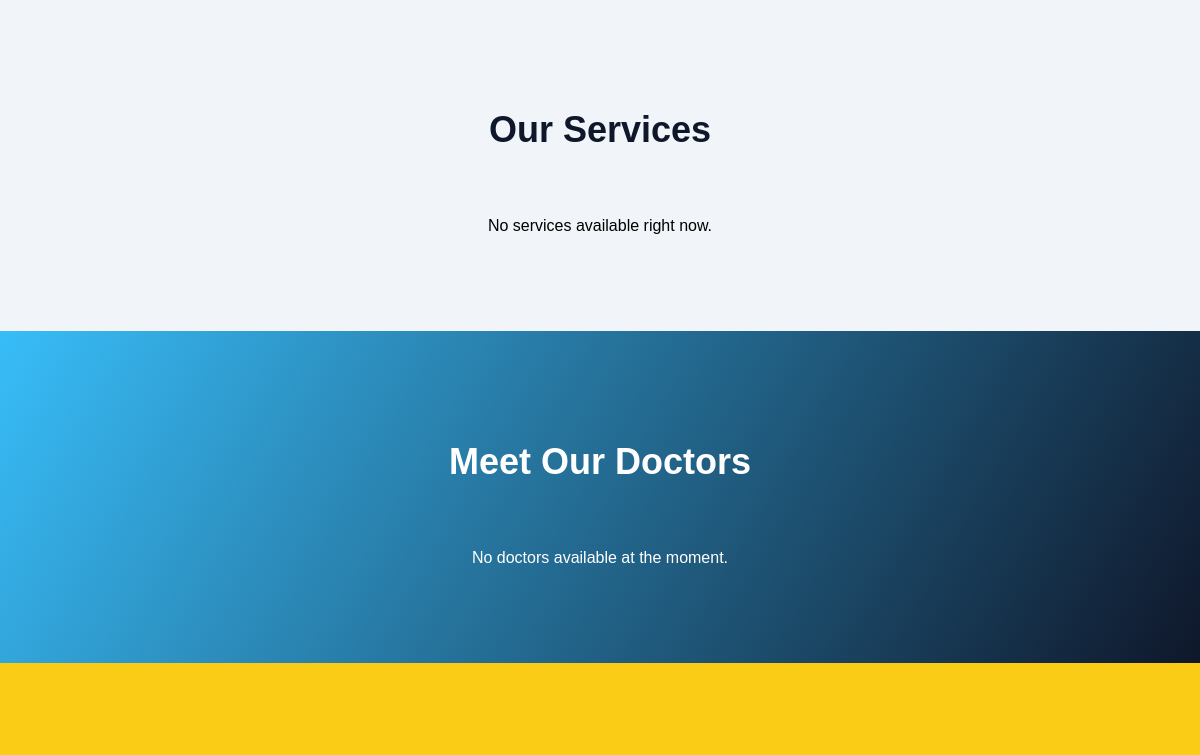
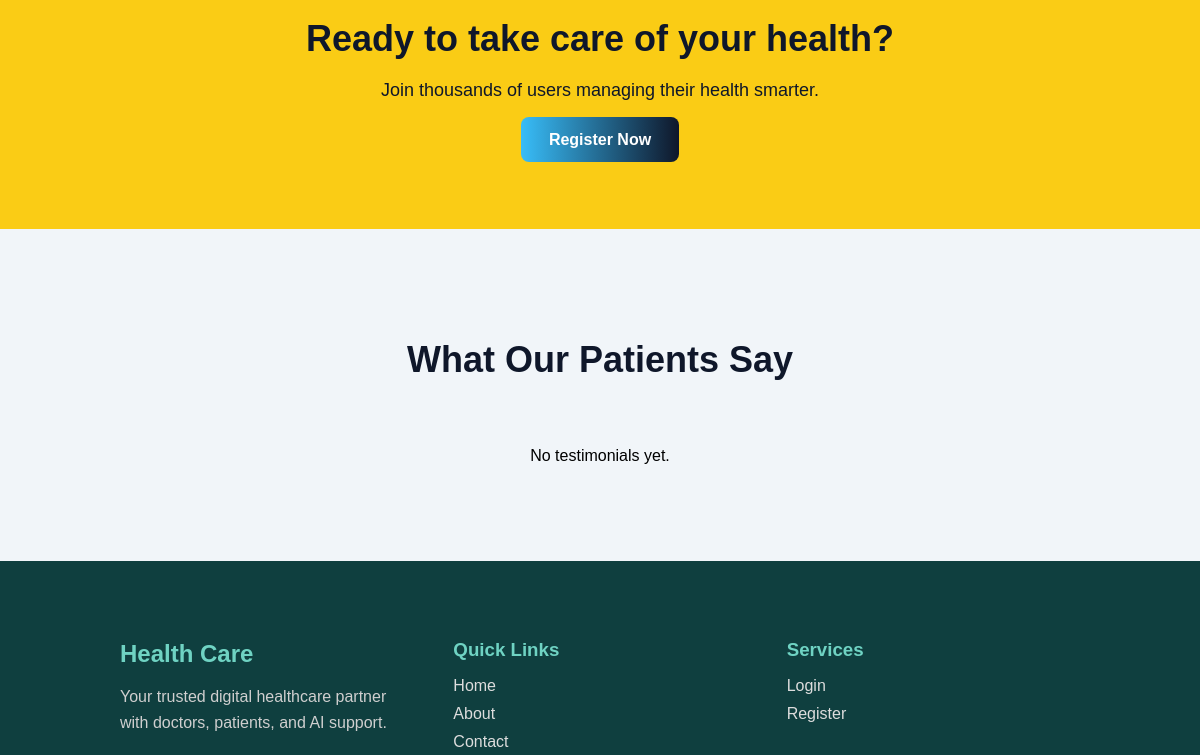
Before: / (middle part) with the older database file (2 pictures, top to bottom).
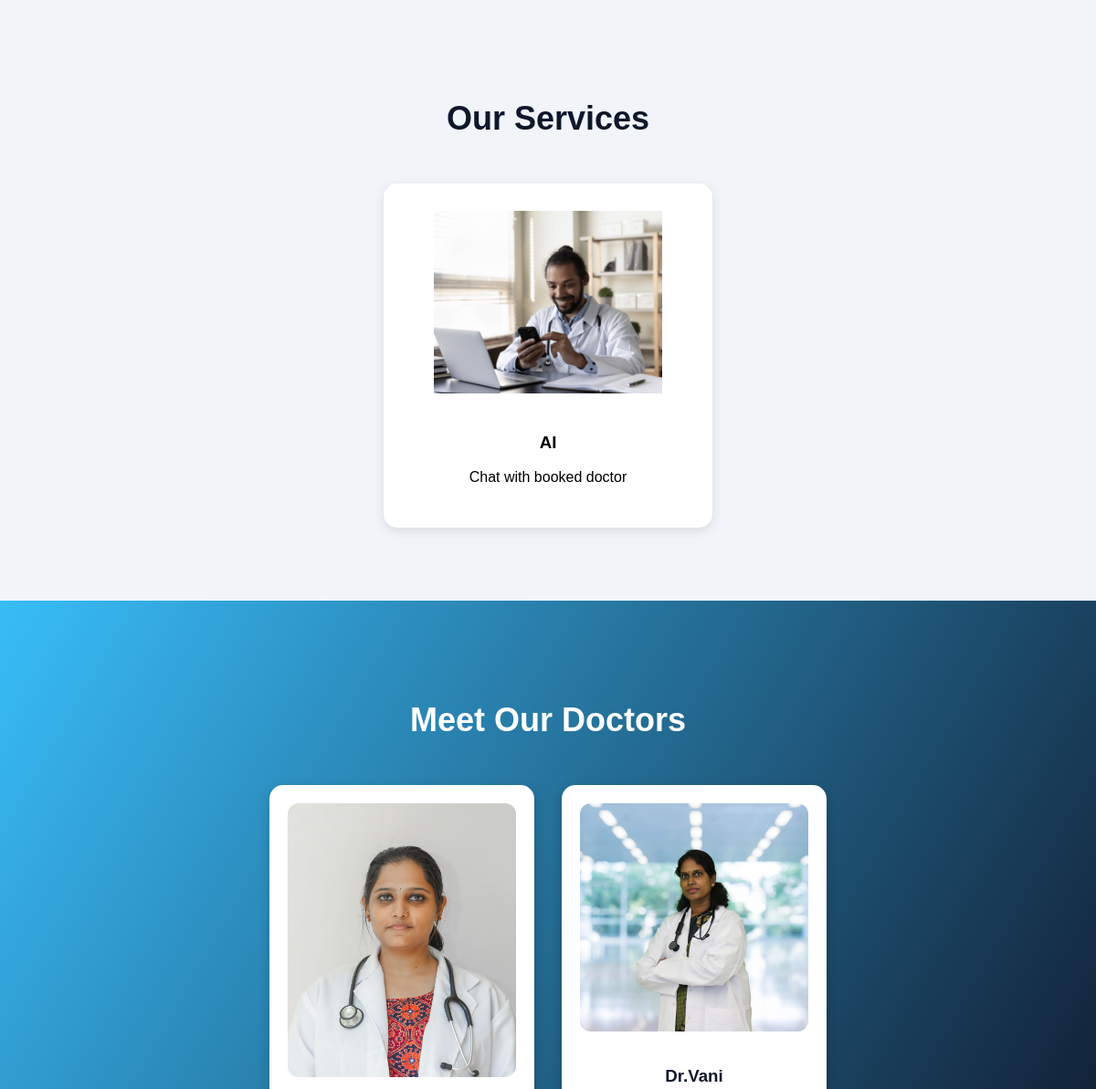
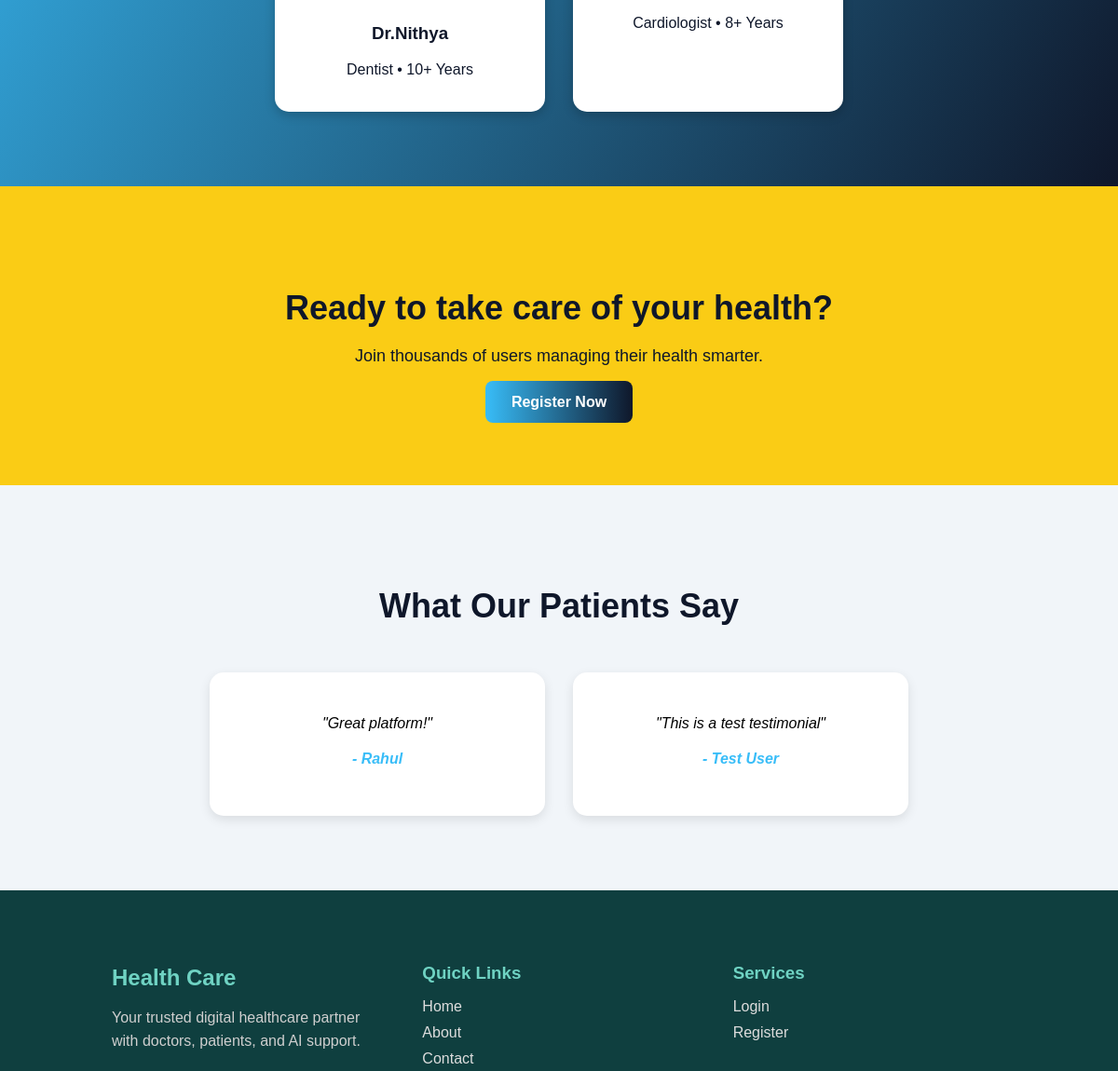
After: the same page with the newer database file (2 pictures, top to bottom).
### adminpanel/models.py (models this page shows, shortened)
class Service(models.Model):
    title = models.CharField(max_length=100)
    description = models.TextField()
    icon = models.ImageField(upload_to='services/', blank=True, null=True)
    is_active = models.BooleanField(default=True)
    created_at = models.DateTimeField(auto_now_add=True)

class Doctor(models.Model):
    name = models.CharField(max_length=100)
    specialization = models.CharField(max_length=100)
    experience = models.PositiveIntegerField()
    image = models.ImageField(upload_to='doctors/')
    is_active = models.BooleanField(default=True)

class Testimonial(models.Model):
    name = models.CharField(max_length=100)
    message = models.TextField()
    is_active = models.BooleanField(default=True)
    created_at = models.DateTimeField(auto_now_add=True)

### base/views.py (the view)
# urls.py: path('', views.home, name='home'),
def home(request):
    doctors = Doctor.objects.filter(is_active=True)
    testimonials = Testimonial.objects.filter(is_active=True)
    services = Service.objects.filter(is_active=True)
    return render(request, 'home.html', {
        'doctors': doctors,
        'testimonials': testimonials,
        'services': services
    })

### base/templates/home.html (shortened to what this page needs)
{% extends 'main.html' %}
{% load static %}
{% block css %}
<link rel="stylesheet" href="{% static 'styles/home.css' %}">
{% endblock %}
{% block content %}
<section class="services">
    <h2>Our Services</h2>
    <div class="service-cards">
        {% for s in services %}
        <div class="card">
            {% if s.icon %}
                <img src="{{ s.icon.url }}" alt="{{ s.title }}">
            {% else %}
                <img src="https://via.placeholder.com/250x200" alt="Service">
            {% endif %}
            <h3>{{ s.title }}</h3>
            <p>{{ s.description }}</p>
        </div>
        {% empty %}
        <p>No services available right now.</p>
        {% endfor %}
    </div>
</section>
<section class="doctors">
    <h2>Meet Our Doctors</h2>
    <div class="doctor-cards">
        {% for doctor in doctors %}
        <div class="doctor-card">
            <img src="{{ doctor.image.url }}">
            <h3>{{ doctor.name }}</h3>
            <p>{{ doctor.specialization }} • {{ doctor.experience }}+ Years</p>
        </div>
        {% empty %}
        <p>No doctors available at the moment.</p>
        {% endfor %}
    </div>
</section>
<section class="cta">
    <h2>Ready to take care of your health?</h2>
    <p>Join thousands of users managing their health smarter.</p>
    {% if not user.is_authenticated %}
        <a href="{% url 'register' %}" class="btn-primary">Register Now</a>
    {% endif %}
</section>
<section class="testimonials">
    <h2>What Our Patients Say</h2>
    <div class="testimonial-cards">
        {% for t in testimonials %}
        <div class="testimonial-card">
            <p>"{{ t.message }}"</p>
            <h4>- {{ t.name }}</h4>
        </div>
        {% empty %}
        <p>No testimonials yet.</p>
        {% endfor %}
    </div>
</section>
{% endblock %}

### templates/main.html (shortened to what this page needs)
{% load static %}
<!DOCTYPE html>
<html lang="en">
<head>
    <link rel="stylesheet" href="{% static 'styles/nav.css' %}">
    <link rel="stylesheet" href="{% static 'styles/footer.css' %}">
    {% block css %}{% endblock %}
</head>
<body>
    {% block content %}
    {% endblock %}
     {% include 'footer.html' %}
</body>
</html>

### templates/footer.html (shortened to what this page needs)
{% load static %}
<footer class="site-footer">
    <div class="footer-container">
        <div class="footer-brand">
            <h2>Health Care</h2>
            <p>Your trusted digital healthcare partner with doctors, patients, and AI support.</p>
        </div>
        <div class="footer-links">
            <h3>Quick Links</h3>
            <ul>
                <li><a href="{% url 'home' %}">Home</a></li>
                <li><a href="{% url 'about' %}">About</a></li>
                <li><a href="{% url 'contact' %}">Contact</a></li>
            </ul>
        </div>
        <div class="footer-links">
            <h3>Services</h3>
            <ul>
                {% if user.is_authenticated %}
                    <li><a href="#">Doctor</a></li>
                    <li><a href="#">Patient</a></li>
                    <li><a href="#">AI Chat</a></li>
                {% else %}
                    <li><a href="{% url 'login_' %}">Login</a></li>
                    <li><a href="{% url 'register' %}">Register</a></li>
                {% endif %}
            </ul>
        </div>
    </div>
</footer>

### static/styles/nav.css (style rules this page uses)
:root { --primary:#0f172a; --secondary:#38bdf8; --accent:#facc15; --highlight:#22c55e; --bg:#f1f5f9; --text:#ffffff; }
body { margin:0; font-family:'Poppins',sans-serif; background:var(--bg); }

### static/styles/footer.css (style rules this page uses)
.site-footer { background:#0f3f3f; color:#fff; padding:60px 0 20px; }
.footer-container { max-width:1200px; margin:auto; padding:0 10%; display:grid; grid-template-columns:repeat(auto-fit,minmax(220px,1fr)); gap:40px; }
.footer-brand h2 { color:#6fd3c3; margin-bottom:15px; }
.footer-brand p { color:#cfcfcf; line-height:1.6; }
.footer-links h3, .footer-contact h3 { margin-bottom:15px; color:#6fd3c3; }
.footer-links ul { list-style:none; padding:0; }
.footer-links ul li { margin-bottom:10px; }
.footer-links ul li a { color:#ddd; text-decoration:none; transition:.3s; }

### static/styles/home.css (style rules this page uses)
.btn-primary { background: linear-gradient(90deg,#38bdf8,#0f172a); color:white; padding:14px 28px; border:none; border-radius:8px; text-decoration:none; font-weight:600; transition:0.3s; }
.services { padding:80px 20px; background: var(--bg); text-align:center; }
.services h2 { font-size:36px; margin-bottom:50px; color:var(--primary); }
.service-cards { display:flex; justify-content:center; gap:30px; flex-wrap:wrap; }
.service-cards .card { background:white; padding:30px; border-radius:15px; width:300px; box-shadow:0 4px 12px rgba(0,0,0,0.1); transition:0.3s; }
.service-cards .card img { width:250px; height: 200px; margin-bottom:20px; }
.doctors { padding:80px 20px; background: linear-gradient(120deg, #38bdf8, #0f172a); color:white; text-align:center; }
.doctors h2 { font-size:36px; margin-bottom:50px; }
.doctor-cards { display:flex; justify-content:center; gap:30px; flex-wrap:wrap; }
.doctor-card { background:white; color:#0f172a; padding:20px; border-radius:15px; width:250px; box-shadow:0 4px 12px rgba(0,0,0,0.2); transition:0.3s; }
.doctor-card img { width:100%; border-radius:12px; margin-bottom:15px; }
.cta { padding:80px 20px; background: var(--accent); color: var(--primary); text-align:center; }
.cta h2 { font-size:36px; margin-bottom:20px; }
.cta p { font-size:18px; margin-bottom:30px; }
.testimonials { padding:80px 20px; background: var(--bg); text-align:center; }
.testimonials h2 { font-size:36px; margin-bottom:50px; color:var(--primary); }
.testimonial-cards { display:flex; justify-content:center; gap:30px; flex-wrap:wrap; }
.testimonial-card { background:white; padding:30px; border-radius:15px; width:300px; box-shadow:0 4px 12px rgba(0,0,0,0.1); font-style:italic; transition:0.3s; }
.testimonial-card h4 { margin-top:20px; font-weight:600; color:var(--secondary); }

Changed rows visible on the page:
added Service: icon (picture), title "AI", description "Chat with booked doctor"
added Doctor: image (picture), name "Dr.Nithya", specialization "Dentist", experience "10"
added Doctor: image (picture), name "Dr.Vani", specialization "Cardiologist", experience "8"
added Testimonial: message "Great platform!", name "Rahul"
added Testimonial: message "This is a test testimonial", name "Test User"
Other visible differences:
text no longer shown: "No services available right now. No doctors available at the moment. No testimonials yet."
